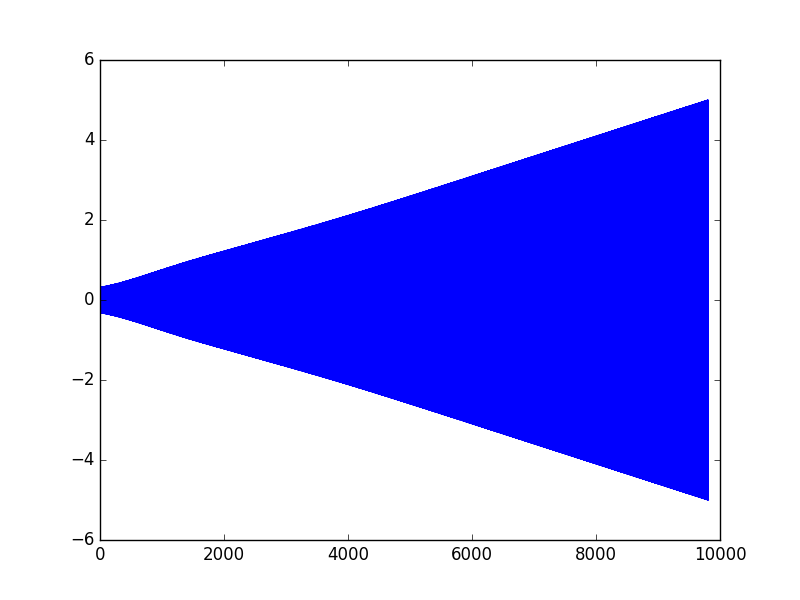

Generate this figure with Python:
import numpy as np
import matplotlib.pyplot as plt

y=np.loadtxt('mus.dat',usecols=[0])
x=range(9812)
plt.plot(x,y)
#plt.ylim(0,10**(-15))
plt.savefig('mucheck.png')
plt.close()
